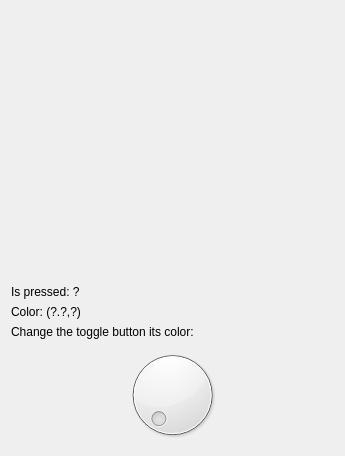
<?xml version="1.0" encoding="UTF-8"?>
<ui version="4.0">
 <class>QtTestToggleButtonMainDialog</class>
 <widget class="QDialog" name="QtTestToggleButtonMainDialog">
  <property name="geometry">
   <rect>
    <x>0</x>
    <y>0</y>
    <width>345</width>
    <height>456</height>
   </rect>
  </property>
  <property name="windowTitle">
   <string>TestToggleButton</string>
  </property>
  <property name="windowIcon">
   <iconset resource="../../Games/GameBoenken/GameBoenken.qrc">
    <normaloff>:/images/R.png</normaloff>:/images/R.png</iconset>
  </property>
  <layout class="QVBoxLayout" name="verticalLayout">
   <item>
    <widget class="ribi::QtToggleButtonWidget" name="toggle_button" native="true"/>
   </item>
   <item>
    <widget class="QLabel" name="label_is_pressed">
     <property name="sizePolicy">
      <sizepolicy hsizetype="Preferred" vsizetype="Maximum">
       <horstretch>0</horstretch>
       <verstretch>0</verstretch>
      </sizepolicy>
     </property>
     <property name="text">
      <string>Is pressed: ?</string>
     </property>
    </widget>
   </item>
   <item>
    <widget class="QLabel" name="label_color">
     <property name="sizePolicy">
      <sizepolicy hsizetype="Preferred" vsizetype="Maximum">
       <horstretch>0</horstretch>
       <verstretch>0</verstretch>
      </sizepolicy>
     </property>
     <property name="text">
      <string>Color: (?.?,?)</string>
     </property>
    </widget>
   </item>
   <item>
    <widget class="QLabel" name="label">
     <property name="sizePolicy">
      <sizepolicy hsizetype="Preferred" vsizetype="Maximum">
       <horstretch>0</horstretch>
       <verstretch>0</verstretch>
      </sizepolicy>
     </property>
     <property name="text">
      <string>Change the toggle button its color:</string>
     </property>
    </widget>
   </item>
   <item>
    <widget class="QDial" name="dial">
     <property name="sizePolicy">
      <sizepolicy hsizetype="Preferred" vsizetype="Maximum">
       <horstretch>0</horstretch>
       <verstretch>0</verstretch>
      </sizepolicy>
     </property>
    </widget>
   </item>
  </layout>
 </widget>
 <layoutdefault spacing="6" margin="11"/>
 <customwidgets>
  <customwidget>
   <class>ribi::QtToggleButtonWidget</class>
   <extends>QWidget</extends>
   <header>qttogglebuttonwidget.h</header>
   <container>1</container>
  </customwidget>
 </customwidgets>
 <resources>
  <include location="../../Games/GameBoenken/GameBoenken.qrc"/>
 </resources>
 <connections/>
</ui>
